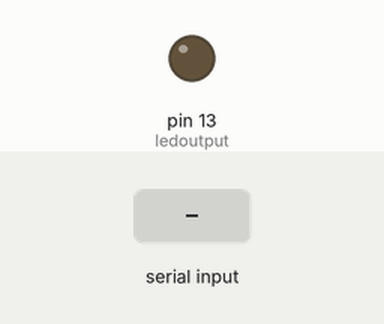
This sketch was run on a simulated Arduino Uno, built with avr-gcc and run on an emulated ATmega328P. Parts: output pins drawn as LEDs (lit = HIGH). The test bench sets the inputs (shaded band).

Above: at 1.2 s.
1.3 s: "d" received over Serial
4.3 s: "e" received over Serial
At 4.48 s:
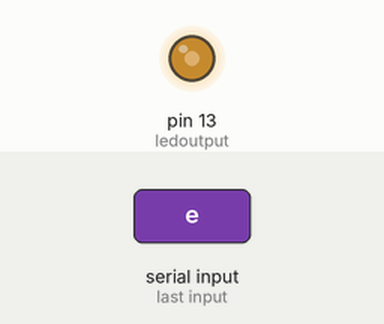
Timing chart, 0 to 7.3 s (numbered marks = the images above; inputs shaded):
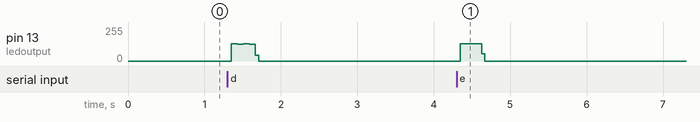

Measured:
- after the input at 4.3 s, pin 13 (ledoutput): 0/255 → 129/255 after 0.05 s, → 0/255 0.28 s later

The sketch:

note-player.ino
```cpp
/* Tone Generation - Program that reads in characters from the serial monitor running on the PC and
 * play the corresponding note. Use the space character to represents a period of silence. Any
 * character, received from the serial monitor, not in the set {A,B,C,D,E,F,G, space} should be ignored.
 *
 * Louis Sullivan 21/09/2021
 */

//Output Pin
#define ledoutput 13
//List of notes and their frequencies
#define mid_C 3787
#define D 3405
#define E 3033
#define G 2551
#define A 2272
#define B 2145
#define C 955
//notes added to list
short notes [] = {D,E,G,A,B,C};
//frequencies added to list
short freq [] = {3405,3033,2551,2272,2145,955};

//Note take in
void playnote(int note){
   int song = 100;
   //while we are playing the note
     while (song--){
        digitalWrite(ledoutput, HIGH);
        delayMicroseconds((notes[note]) / 2);
        digitalWrite(ledoutput, LOW);
        delayMicroseconds((notes[note]) / 2);
   }
}

void setup() {
  //open serial monitor
  Serial.begin(9600);
  pinMode(ledoutput, OUTPUT);
}

void loop() {
  char NoteIn;
  if (Serial.available()) {
    //take note in from serial montior
    NoteIn = Serial.read();
    //if note is chosen play appropiate frequency
    switch (NoteIn){
      case 'd' : playnote(0); break;
      case 'e' : playnote(1); break;
      case 'g' : playnote(2); break;
      case 'a' : playnote(3); break;
      case 'b' : playnote(4); break;
      case 'c' : playnote(5); break;
      case ' ' : delay(10);
    }
  }
}
```
